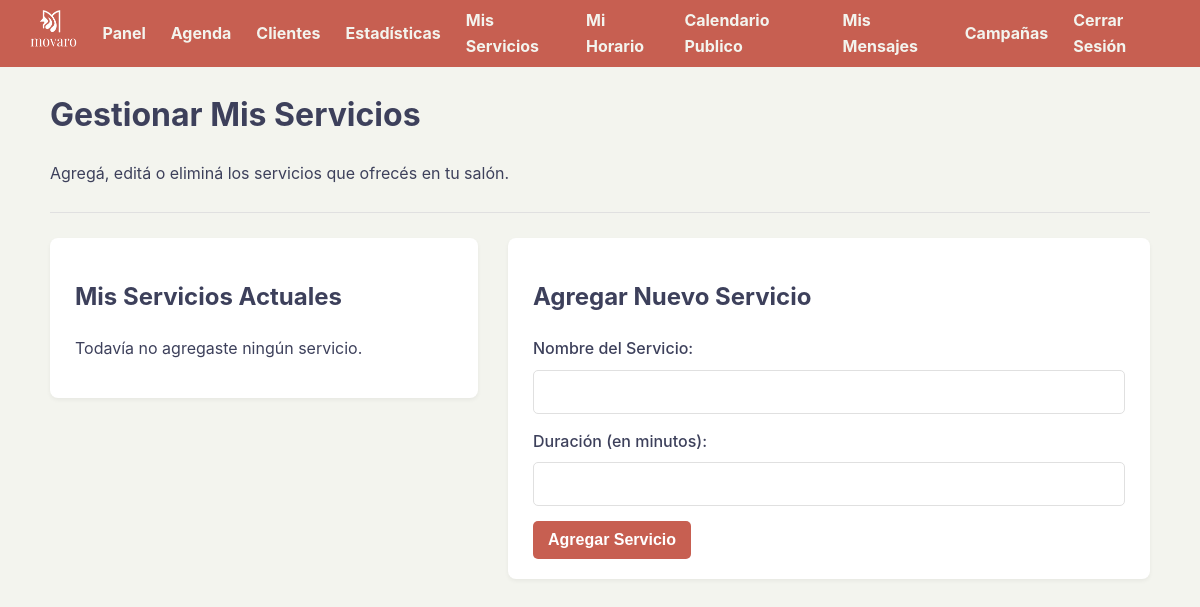
Before: /servicios (signed in) with the older database file.
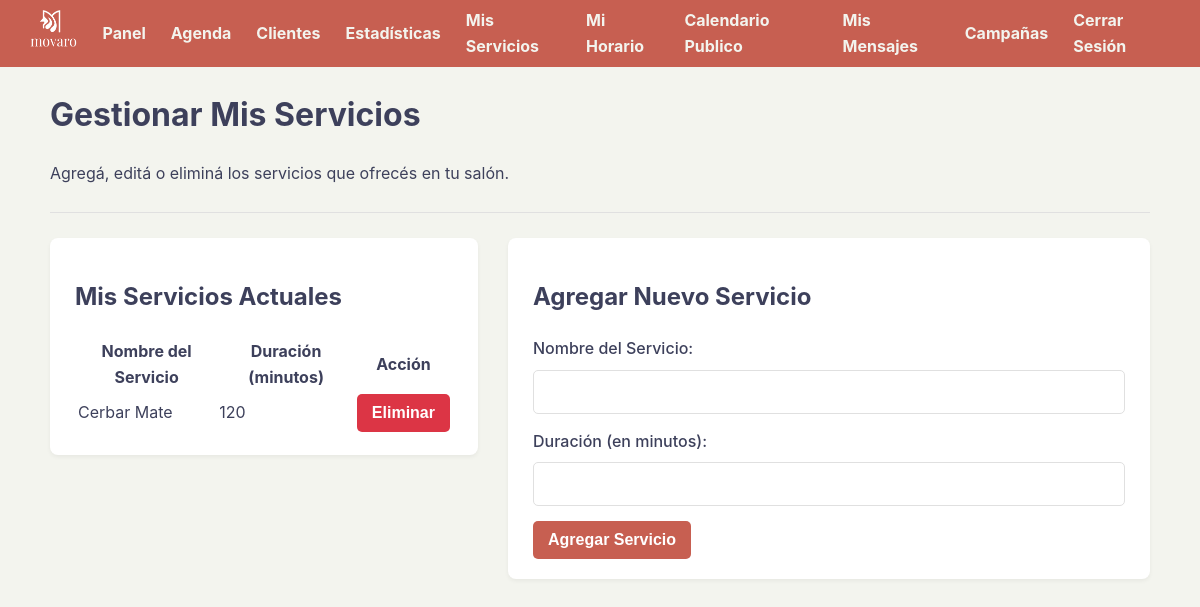
After: the same page with the newer database file.
### tables this page shows
CREATE TABLE servicios (
            id INTEGER PRIMARY KEY AUTOINCREMENT,
            usuario_id INTEGER NOT NULL,
            nombre TEXT NOT NULL,
            duracion INTEGER NOT NULL,
            FOREIGN KEY (usuario_id) REFERENCES usuarios (id)
        );

### app.py (the view, shortened to what this page needs)
@app.route('/servicios', methods=['GET', 'POST'])
def gestionar_servicios():
    if 'usuario_id' not in session: return redirect('/login')
    usuario_id_actual = session['usuario_id']
    conn = sqlite3.connect(DATABASE)
    conn.row_factory = sqlite3.Row
    cursor = conn.cursor()
    cursor.execute("SELECT * FROM servicios WHERE usuario_id = ?", (usuario_id_actual,))
    servicios_propios = cursor.fetchall()
    conn.close()
    return render_template('servicios.html', servicios=servicios_propios)

### templates/servicios.html (shortened to what this page needs)
{% extends "base.html" %}
{% block content %}
<h1>Gestionar Mis Servicios</h1>
<p>Agregá, editá o eliminá los servicios que ofrecés en tu salón.</p>
<hr>
<div class="layout-container">
    <div class="layout-col-principal">
        <div class="card">
            <h2>Mis Servicios Actuales</h2>
            {% if servicios %}
                <table class="stats-table tabla-responsiva">
                    <thead>
                        <tr>
                            <th>Nombre del Servicio</th>
                            <th>Duración (minutos)</th>
                            <th>Acción</th>
                        </tr>
                    </thead>
                    <tbody>
                        {% for servicio in servicios %}
                        <tr>
                            <td data-label="Nombre">{{ servicio.nombre }}</td>
                            <td data-label="Duración">{{ servicio.duracion }}</td>
                            <td data-label="Acción">
                                <form action="/servicios/borrar/{{ servicio.id }}" method="post" onsubmit="return confirm('¿Estás segura?');">
                                    <button type="submit" class="boton-accion" style="background-color:var(--color-rojo-peligro);">Eliminar</button>
                                </form>
                            </td>
                        </tr>
                        {% endfor %}
                    </tbody>
                </table>
            {% else %}
                <p>Todavía no agregaste ningún servicio.</p>
            {% endif %}
        </div>
    </div>
    <div class="layout-col-lateral">
        <div class="card">
            <h2>Agregar Nuevo Servicio</h2>
            <form action="/servicios" method="post">
                <div class="form-group">
                    <label for="nombre">Nombre del Servicio:</label>
                    <input type="text" id="nombre" name="nombre" class="form-control" required>
                </div>
                <div class="form-group">
                    <label for="duracion">Duración (en minutos):</label>
                    <input type="number" id="duracion" name="duracion" min="5" class="form-control" required>
                </div>
                <button type="submit">Agregar Servicio</button>
            </form>
        </div>
    </div>
</div>
{% endblock %}

Changed rows visible on the page:
now on this page (row edited): servicios: nombre "Cerbar Mate", duracion "120"
Other visible differences:
text no longer shown: "Todavía no agregaste ningún servicio."
text now shown: "Nombre del Servicio Duración (minutos) Acción"
